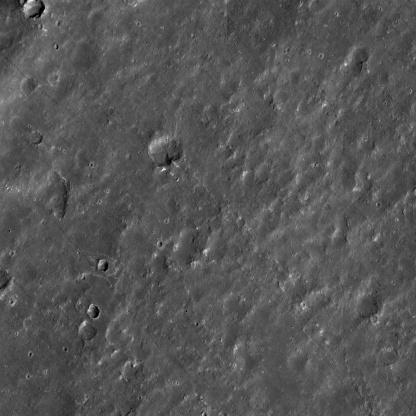
#> input picture data/HiRISE/tile_0_0.jpg, 416 x 416 px, given in place of ESP_035996_1835.jpg, which was not available
$ python HiRISE_processing.py
#> lines starting #> are read from the running program, lines starting #| are printed output that depends on the picture
from PIL import Image
import numpy as np

imgPath = 'data/HiRISE/ESP_035996_1835.jpg'
imgName = 'ESP_035996_1835'
img = Image.open(imgPath)
#> img is the input picture: PIL image 416x416 L; min 0, max 239, mean 85.3

tileSize = 416

# Image Numpy array
imgArray = np.asarray(img)
img_height, img_width = imgArray.shape
#> img_height = 416; img_width = 416
remainder_x = img_width % tileSize
#> remainder_x = 0
remainder_y = img_height % tileSize
#> remainder_y = 0

# Generate padded array
fullArray = np.zeros((img_height+(tileSize-remainder_y),
                      img_width+(tileSize-remainder_x)), dtype='uint8')
fullArray[:img_height, :img_width] = imgArray
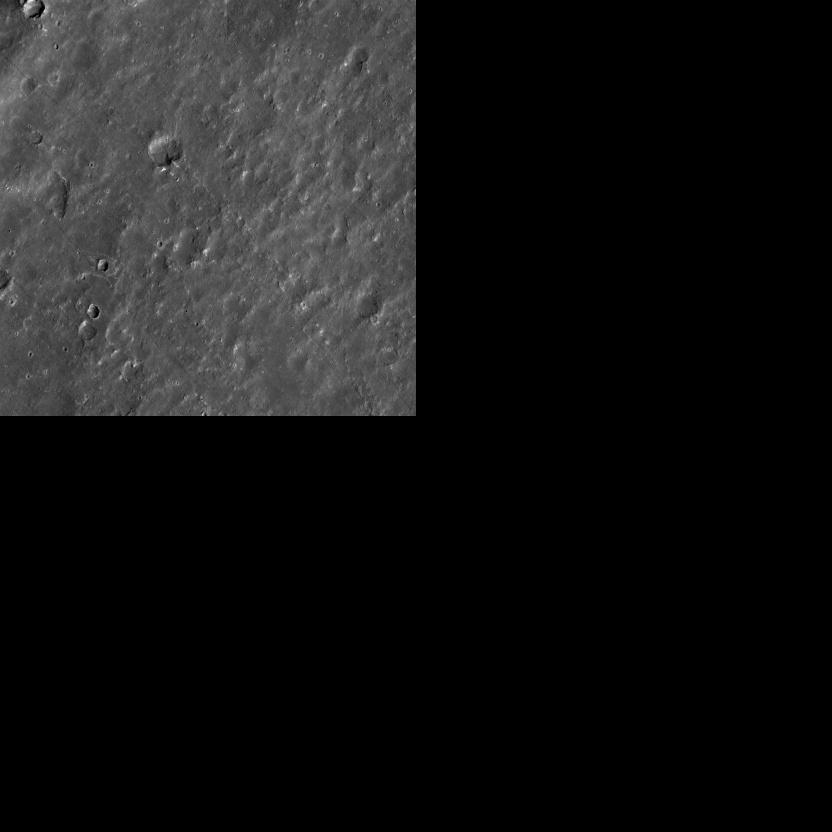
#> fullArray: shape (832, 832); min 0, max 239, mean 21.3
height, width = fullArray.shape
#> height = 832; width = 832

# Tiling dimensions
num_tiles_x = int(np.floor(width / tileSize))
#> num_tiles_x = 2
num_tiles_y = int(np.floor(height / tileSize))
#> num_tiles_y = 2
num_tiles = num_tiles_x * num_tiles_y
#> num_tiles = 4

print('Original Image Size: {} x {}'.format(img_width, img_height),
      '\nPadded Image Size: {} x {}'.format(width, height),
      '\nImage contains {} tiles ({} x {})'.format(num_tiles, num_tiles_x, num_tiles_y))
#| Original Image Size: 416 x 416
#| Padded Image Size: 832 x 832
#| Image contains 4 tiles (2 x 2)

# Perform tiling, tiles saved as JPEGs
def tiling():
    for i in range(num_tiles_y):
        for j in range(num_tiles_x):

            x_start = j * tileSize
            x_end = x_start + tileSize
            y_start = i * tileSize
            y_end = y_start + tileSize

            tileArray = fullArray[y_start:y_end, x_start:x_end]
            img = Image.fromarray(tileArray, mode='L')
            img.save('data/HiRISE/tile_{}_{}.jpg'.format(i, j))

#tiling()

$ run again, on data/HiRISE/tile_10_3.jpg
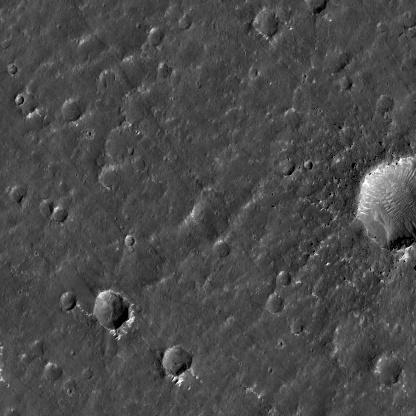
#> input picture data/HiRISE/tile_10_3.jpg, 416 x 416 px, given in place of ESP_035996_1835.jpg, which was not available
#> img is the input picture: PIL image 416x416 L; min 0, max 255, mean 73.5
#> `fullArray[:img_height, :img_width] = imgArray`:
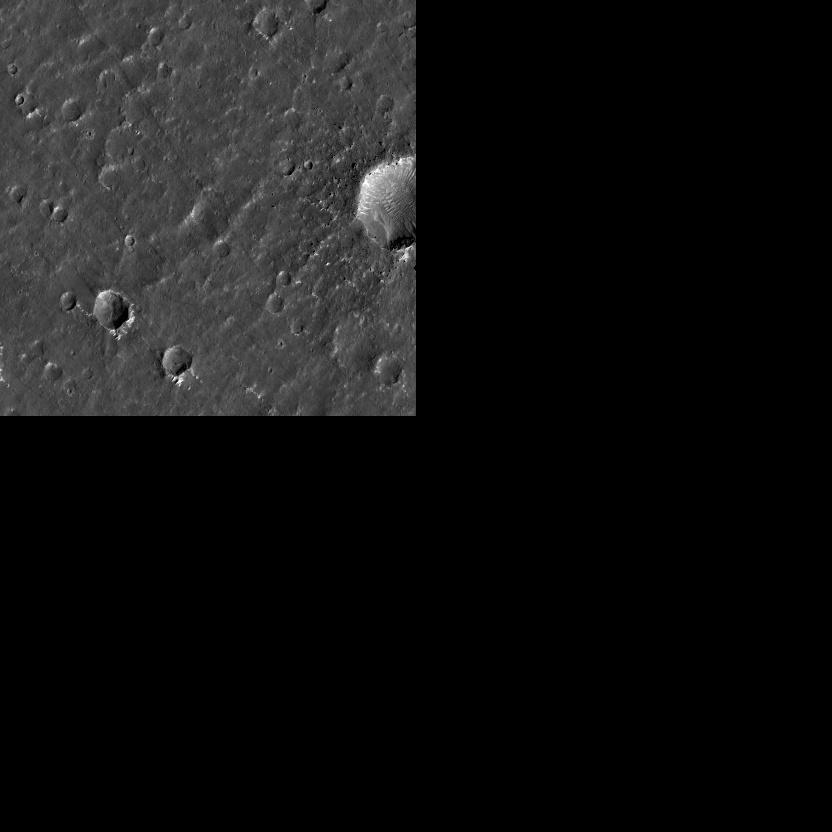
#> fullArray: shape (832, 832); min 0, max 255, mean 18.4
#| Original Image Size: 416 x 416
#| Padded Image Size: 832 x 832
#| Image contains 4 tiles (2 x 2)

$ run again, on data/HiRISE/tile_10_4.jpg
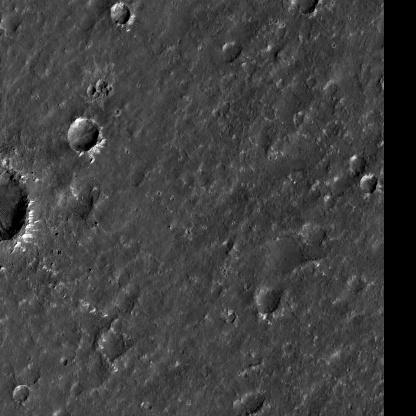
#> input picture data/HiRISE/tile_10_4.jpg, 416 x 416 px, given in place of ESP_035996_1835.jpg, which was not available
#> img is the input picture: PIL image 416x416 L; min 0, max 255, mean 63.3
#> `fullArray[:img_height, :img_width] = imgArray`:
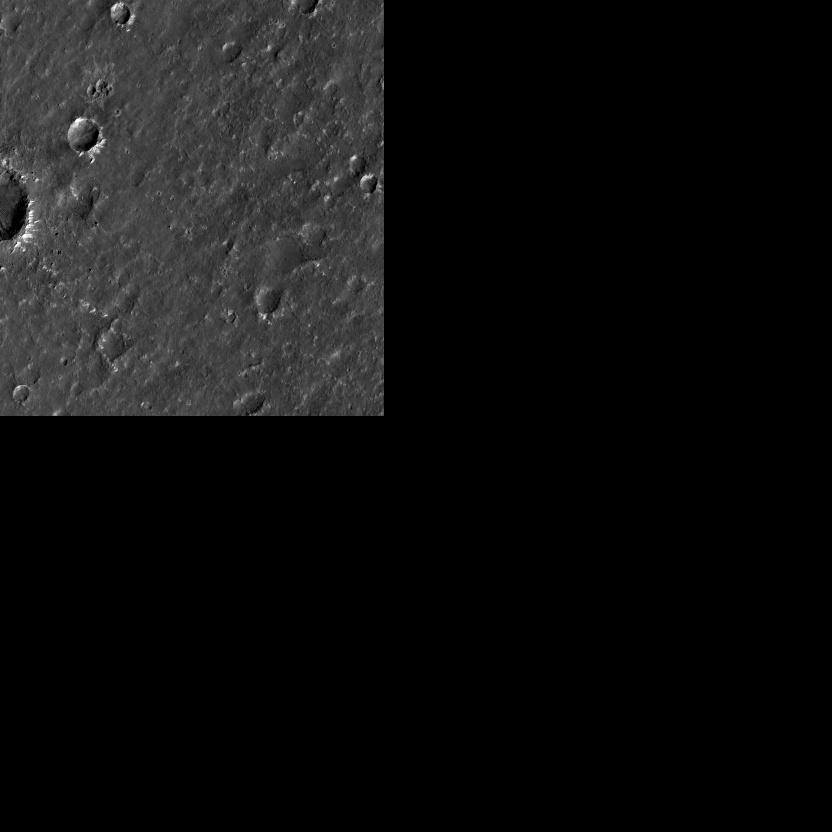
#> fullArray: shape (832, 832); min 0, max 255, mean 15.8
#| Original Image Size: 416 x 416
#| Padded Image Size: 832 x 832
#| Image contains 4 tiles (2 x 2)

$ run again, on data/HiRISE/tile_11_1.jpg
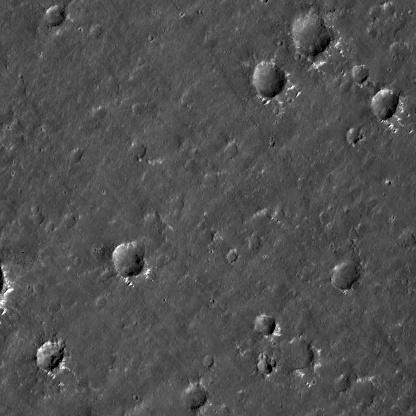
#> input picture data/HiRISE/tile_11_1.jpg, 416 x 416 px, given in place of ESP_035996_1835.jpg, which was not available
#> img is the input picture: PIL image 416x416 L; min 0, max 255, mean 79.7
#> `fullArray[:img_height, :img_width] = imgArray`:
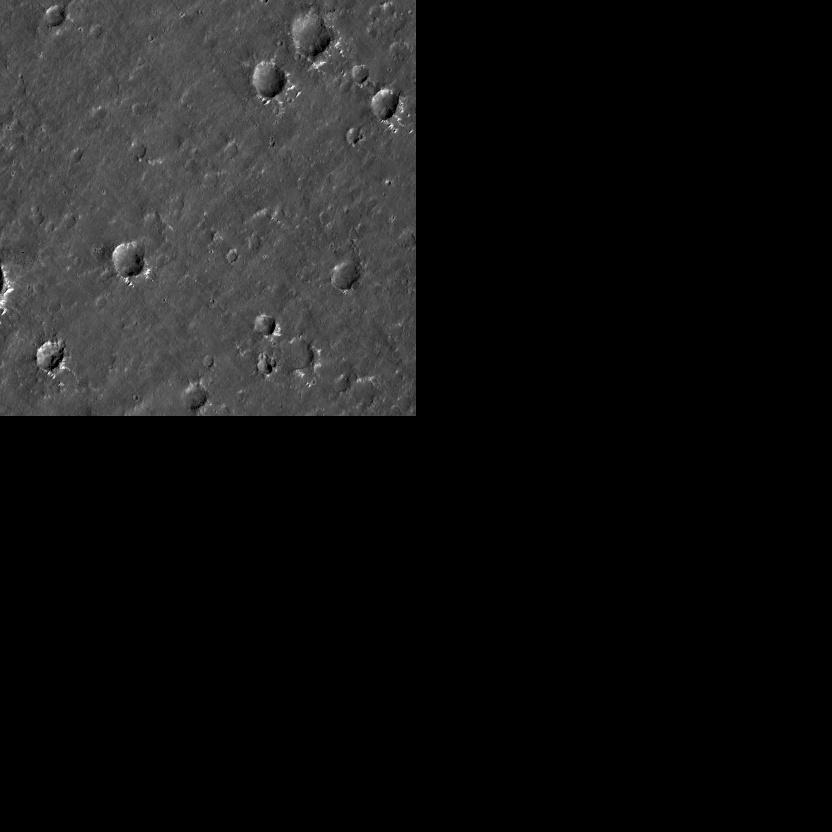
#> fullArray: shape (832, 832); min 0, max 255, mean 19.9
#| Original Image Size: 416 x 416
#| Padded Image Size: 832 x 832
#| Image contains 4 tiles (2 x 2)
